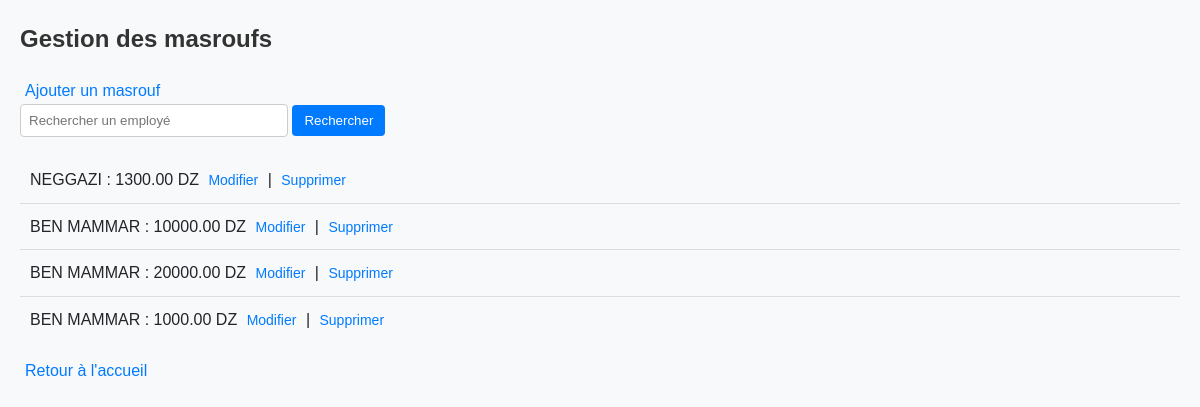
Page /gestion/masroufs/ on the committed database.
### app1/models.py (models this page shows, shortened)
class Masrouf(models.Model):
    employe = models.ForeignKey(Employe, on_delete=models.CASCADE, verbose_name="Employé")
    montant = models.DecimalField(max_digits=10, decimal_places=2, verbose_name="Montant")
    date_demande = models.DateField(verbose_name="Date de demande")
    class Meta:
        verbose_name = "Masrouf"
        verbose_name_plural = "Masroufs"
        constraints = [
            models.CheckConstraint(
                check=models.Q(montant__lte=30000),
                name="masrouf_montant_max"
            ),
        ]

class Employe(models.Model):
    HOMME = 'H'
    FEMME = 'F'
    SEXE_CHOICES = [
        (HOMME, 'Homme'),
        (FEMME, 'Femme'),
    ]
    nom = models.CharField(max_length=100, verbose_name="Nom")
    prenom = models.CharField(max_length=100, verbose_name="Prénom")
    date_naissance = models.DateField(verbose_name="Date de naissance")
    date_embauche = models.DateField(verbose_name="Date d'embauche")
    adresse = models.TextField(verbose_name="Adresse")
    service = models.ForeignKey(
        'Service',
        on_delete=models.SET_NULL,
        null=True,
        blank=True,
        verbose_name="Service"
    )
    competences = models.TextField(verbose_name="Compétences", blank=True)
    historique_professionnel = models.TextField(verbose_name="Historique professionnel", blank=True)
    sexe = models.CharField(
        max_length=1,
        choices=SEXE_CHOICES,
        verbose_name="Sexe",
        default=HOMME,  # Par défaut, l'employé est masculin
    )
    class Meta:
        verbose_name = "Employé"
        verbose_name_plural = "Employés"
        ordering = ['nom', 'prenom']  # Tri par nom puis prénom

### app1/views/masrouf_views.py (the view)
# urls.py: path('gestion/masroufs/', masrouf_views.gestion_masrouf, name='gestion_masrouf'),
def gestion_masrouf(request):
    employes = Employe.objects.all()
    masroufs = Masrouf.objects.select_related('employe').all()
    if 'search' in request.GET:
        search_query = request.GET['search']
        masroufs = masroufs.filter(employe__nom__icontains=search_query)
    context = {
        'employes': employes,
        'masroufs': masroufs,
    }
    return render(request, 'masrouf_templates/gestion_masrouf.html', context)

### app1/templates/masrouf_templates/gestion_masrouf.html (shortened to what this page needs)
{% block content %} {% load static %}
<!DOCTYPE html>
<html lang="en">
  <head>
    <link rel="stylesheet" href="{% static 'css/style.css' %}" />
  </head>
  <body>
    <h2>Gestion des masroufs</h2>
    <a href="{% url 'ajouter_masrouf' %}">Ajouter un masrouf</a>
    <form method="GET">
      <input
        type="text"
        name="search"
        placeholder="Rechercher un employé"
        value="{{ request.GET.search }}"
      />
      <button type="submit">Rechercher</button>
    </form>
    <ul>
      {% for masrouf in masroufs %}
      <li>
        {{ masrouf.employe.nom }} : {{ masrouf.montant }} DZ
        <a href="{% url 'modifier_masrouf' masrouf.pk %}">Modifier</a> |
        <a href="{% url 'supprimer_masrouf' masrouf.pk %}">Supprimer</a>
      </li>
      {% empty %}
      <li>Aucun masrouf trouvé.</li>
      {% endfor %}
    </ul>
    {% endblock %}
    <div>
      <a href="{% url 'accueil' %}">Retour à l'accueil</a>
    </div>
  </body>
</html>

### app1/static/css/style.css (style rules this page uses)
body { font-family: Arial, sans-serif; margin: 0; padding: 0; background-color: #f8f9fa; color: #212529; }
body { font-family: Arial, sans-serif; margin: 20px; line-height: 1.6; }
h2 { color: #333; margin-bottom: 20px; }
a { color: #007BFF; text-decoration: none; margin: 0 5px; }
form { margin-bottom: 20px; }
form input[type="text"] { padding: 8px; width: 250px; border: 1px solid #ccc; border-radius: 4px; }
form button { padding: 8px 12px; background-color: #007BFF; color: white; border: none; border-radius: 4px; cursor: pointer; }
ul { list-style-type: none; padding: 0; }
ul li { padding: 10px; border-bottom: 1px solid #ddd; }
ul li:last-child { border-bottom: none; }
ul li a { font-size: 14px; }

### rows in the picture
Masrouf: employe.nom "NEGGAZI", montant "1300.00"
Masrouf: employe.nom "BEN MAMMAR", montant "10000.00"
Masrouf: employe.nom "BEN MAMMAR", montant "20000.00"
Masrouf: employe.nom "BEN MAMMAR", montant "1000.00"
